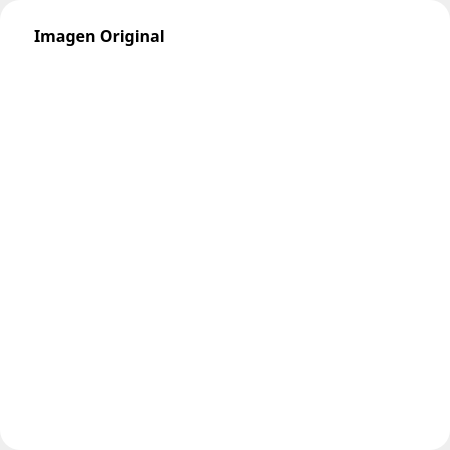
<?xml version="1.0" encoding="UTF-8"?>
<ui version="4.0">
 <class>ImageCardWidget</class>
 <widget class="QWidget" name="ImageCardWidget">
  <property name="geometry">
   <rect>
    <x>0</x>
    <y>0</y>
    <width>450</width>
    <height>450</height>
   </rect>
  </property>
  <property name="sizePolicy">
   <sizepolicy hsizetype="Expanding" vsizetype="Expanding">
    <horstretch>0</horstretch>
    <verstretch>0</verstretch>
   </sizepolicy>
  </property>
  <property name="windowTitle">
   <string>Form</string>
  </property>
  <property name="styleSheet">
   <string notr="true"/>
  </property>
  <layout class="QVBoxLayout" name="verticalLayout_2">
   <property name="spacing">
    <number>0</number>
   </property>
   <property name="leftMargin">
    <number>0</number>
   </property>
   <property name="topMargin">
    <number>0</number>
   </property>
   <property name="rightMargin">
    <number>0</number>
   </property>
   <property name="bottomMargin">
    <number>0</number>
   </property>
   <item>
    <widget class="QFrame" name="frame">
     <property name="styleSheet">
      <string notr="true">QFrame{
	background-color: rgb(255, 255, 255);
	border-radius: 20px;
}</string>
     </property>
     <property name="frameShape">
      <enum>QFrame::StyledPanel</enum>
     </property>
     <property name="frameShadow">
      <enum>QFrame::Raised</enum>
     </property>
     <layout class="QVBoxLayout" name="verticalLayout">
      <property name="spacing">
       <number>0</number>
      </property>
      <property name="leftMargin">
       <number>20</number>
      </property>
      <property name="topMargin">
       <number>20</number>
      </property>
      <property name="rightMargin">
       <number>20</number>
      </property>
      <property name="bottomMargin">
       <number>20</number>
      </property>
      <item>
       <layout class="QVBoxLayout" name="vLayout" stretch="1,10">
        <property name="spacing">
         <number>20</number>
        </property>
        <item>
         <widget class="QLabel" name="title">
          <property name="sizePolicy">
           <sizepolicy hsizetype="Expanding" vsizetype="Expanding">
            <horstretch>0</horstretch>
            <verstretch>0</verstretch>
           </sizepolicy>
          </property>
          <property name="font">
           <font>
            <family>Segoe UI Variable Small</family>
            <pointsize>12</pointsize>
            <bold>true</bold>
           </font>
          </property>
          <property name="styleSheet">
           <string notr="true">QLabel {
	padding: 0px 10px;
	color: rgb(0, 0, 0);
}</string>
          </property>
          <property name="text">
           <string>Imagen Original</string>
          </property>
          <property name="alignment">
           <set>Qt::AlignLeading|Qt::AlignLeft|Qt::AlignTop</set>
          </property>
         </widget>
        </item>
        <item>
         <widget class="QLabel" name="photo">
          <property name="sizePolicy">
           <sizepolicy hsizetype="Expanding" vsizetype="Expanding">
            <horstretch>0</horstretch>
            <verstretch>0</verstretch>
           </sizepolicy>
          </property>
          <property name="minimumSize">
           <size>
            <width>0</width>
            <height>0</height>
           </size>
          </property>
          <property name="maximumSize">
           <size>
            <width>16777215</width>
            <height>16777215</height>
           </size>
          </property>
          <property name="styleSheet">
           <string notr="true"/>
          </property>
          <property name="text">
           <string/>
          </property>
          <property name="pixmap">
           <pixmap resource="../../res/resources.qrc">:/test/test.jpg</pixmap>
          </property>
          <property name="scaledContents">
           <bool>true</bool>
          </property>
          <property name="alignment">
           <set>Qt::AlignCenter</set>
          </property>
         </widget>
        </item>
       </layout>
      </item>
     </layout>
    </widget>
   </item>
  </layout>
 </widget>
 <resources>
  <include location="../../res/resources.qrc"/>
 </resources>
 <connections/>
</ui>
